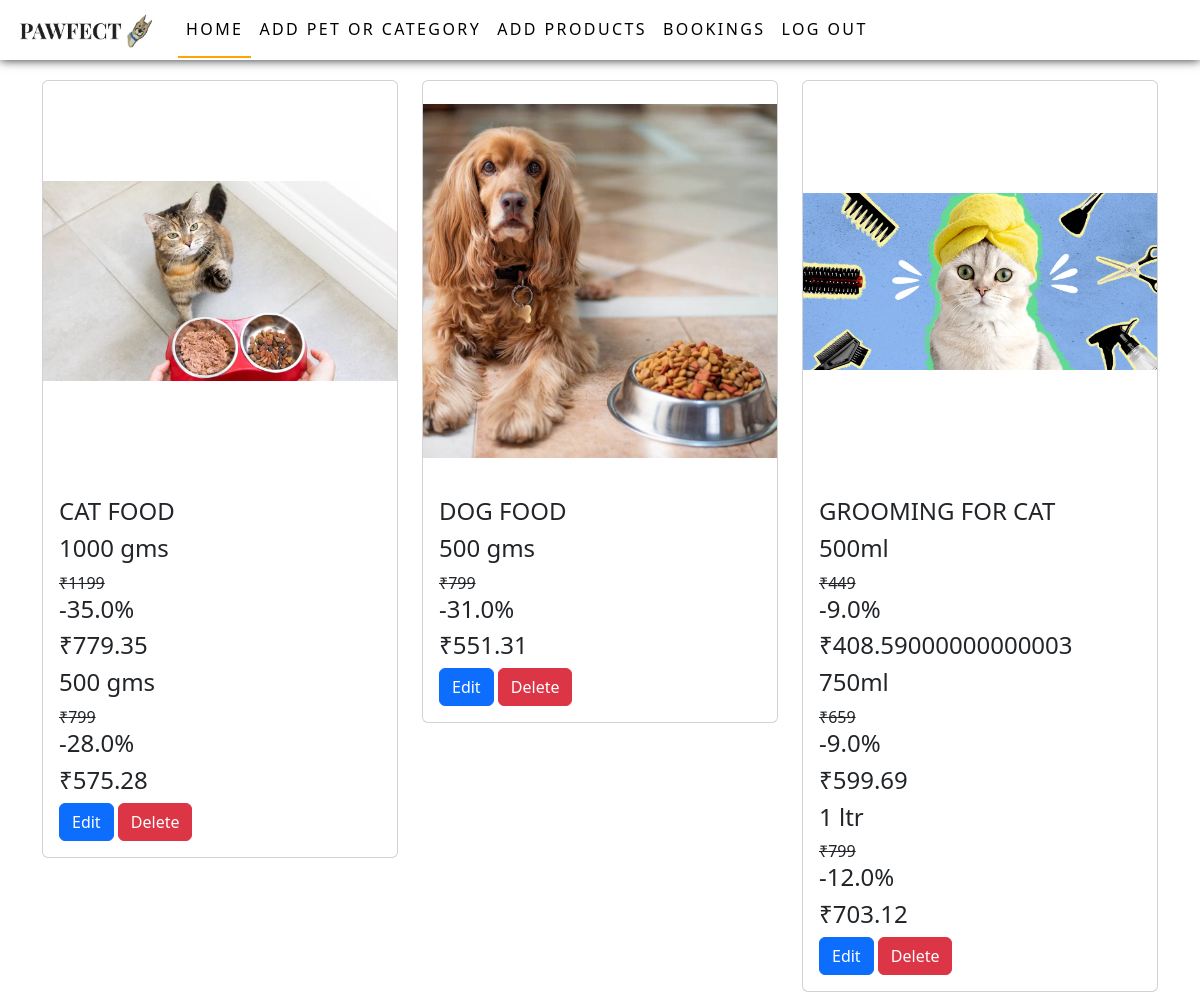
Before: /shop_home (signed in) with the older database file.
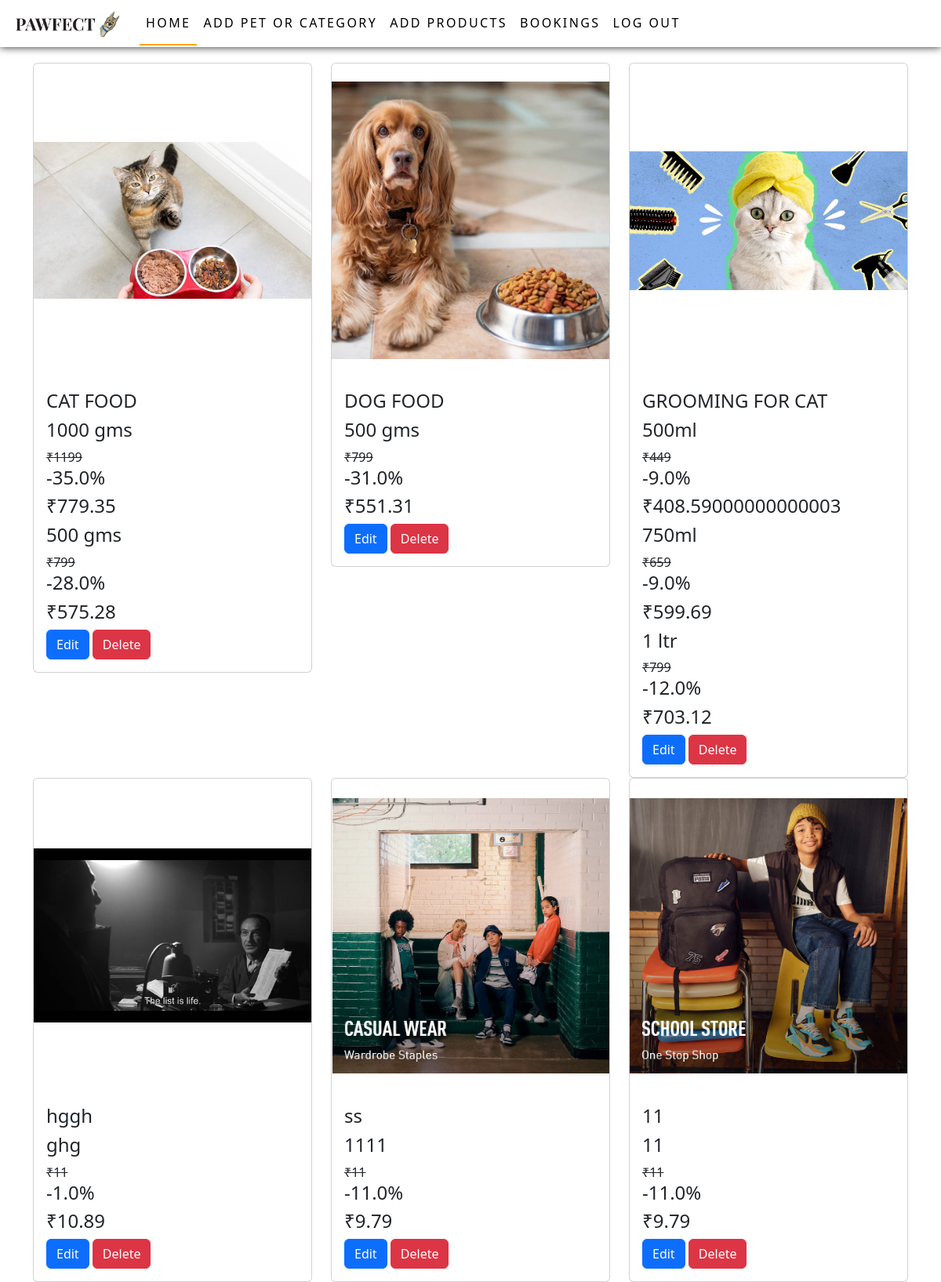
After: the same page with the newer database file.
### app/models.py (models this page shows)
class Product(models.Model):
    category=models.ForeignKey(Category, on_delete=models.CASCADE)
    name=models.TextField()
    img=models.FileField()
    dis=models.TextField()

class Details(models.Model):
    product=models.ForeignKey(Product, on_delete=models.CASCADE)
    dis=models.TextField()
    price=models.IntegerField()
    ofr_per=models.FloatField()
    ofr_price=models.FloatField()
    stock=models.IntegerField()

### app/views.py (the view)
# urls.py: path('shop_home',views.shop_home),
def shop_home(req):
    if 'eshop' in req.session:
        data=Product.objects.all()
        data1=Details.objects.all()
        return render(req,'shop/home.html',{'data':data,'data1':data1})
    else:
        return redirect(shop_login)

### templates/shop/home.html (shortened to what this page needs)
<!DOCTYPE html>
<html lang="en">
<head>
  {% load static %}
    <link href="https://cdn.jsdelivr.net/npm/bootstrap@5.3.3/dist/css/bootstrap.min.css" rel="stylesheet">
    <link rel="stylesheet" href="{% static 'css/style.css' %}">
</head>
<body>
  <nav class="navbar navbar-expand-sm  fixed-top">
    <div class="container-fluid">
      <a class="navbar-brand" href="#"><img src="{% static 'images/pawfectlogo.jpg'%}" alt="" width="150px"></a>
      <div class="collapse navbar-collapse" id="collapsibleNavbar">
        <ul class="navbar-nav">
          <li class="nav-item">
            <a class="nav-link active" href="shop_home">Home</a>
          </li>
          <li class="nav-item">
            <a class="nav-link" href="add_pet">Add Pet or Category</a>
          </li>
          <li class="nav-item">
            <a class="nav-link" href="add_prod">Add Products</a>
          </li>
          <li class="nav-item">
            <a class="nav-link" href="booking">Bookings</a>
          </li>
          <li class="nav-item">
            <a class="nav-link" href="logout">Log out</a>
          </li>
        </ul>
      </div>
    </div>
  </nav>
    <div class="container">
      <div class="row">
        {% for i in data %}
        <div class="col-lg-4">
          <div class="card">
            <img class="card-img-top" src="{{i.img.url}}" alt="Card image" style="height: 400px; width: 100%;object-fit: contain;">
            <div class="card-body">
                <h4 class="card-title">{{i.name}}</h4>
                {% for j in data1 %}
                    {% if j.product == i %}
                        <h4 class="card-title">{{j.dis}}</h4>
                        <s><p class="card-text">₹{{j.price}}</p></s>
                        <h4 class="card-title">-{{j.ofr_per}}%</h4>
                        <h4 class="card-title">₹{{j.ofr_price}}</h4>
                    {% endif %}
                {% endfor %}
                <a href="edit_prod/{{i.pk}}" class="btn btn-primary">Edit</a>
                <a href="delete_prod/{{i.pk}}" class="btn btn-danger">Delete</a>
            </div>
          </div>
        </div>
        {% endfor %}
      </div>
    </div>
</body>
</html>

Changed rows visible on the page:
added Product: img (picture), name "hggh"
added Details: dis "ghg", price "11", ofr_per "1.0", ofr_price "10.89", shown under "hggh"
added Product: img (picture), name "ss"
added Details: dis "1111", price "11", ofr_per "11.0", ofr_price "9.79", shown under "ss"
added Product: img (picture), name "11"
added Details: dis "11", price "11", ofr_per "11.0", ofr_price "9.79"
